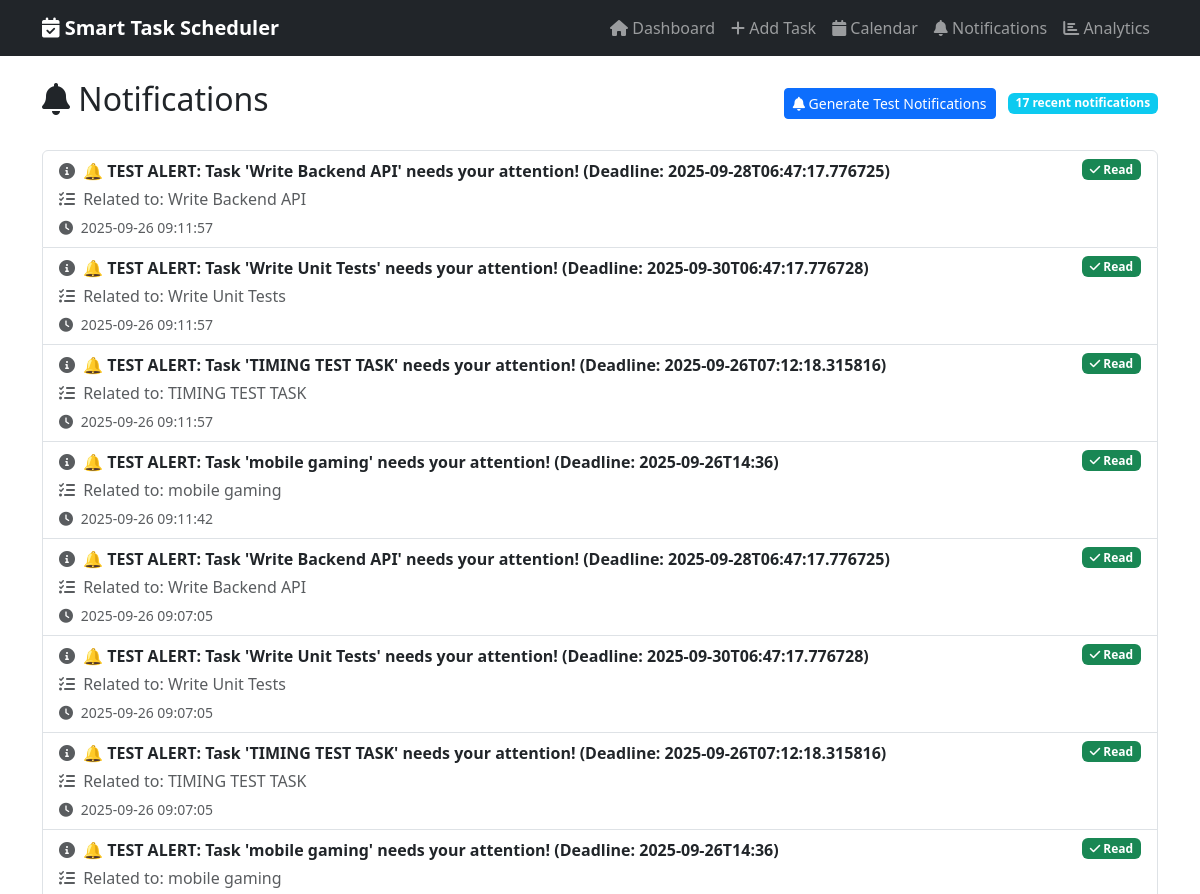
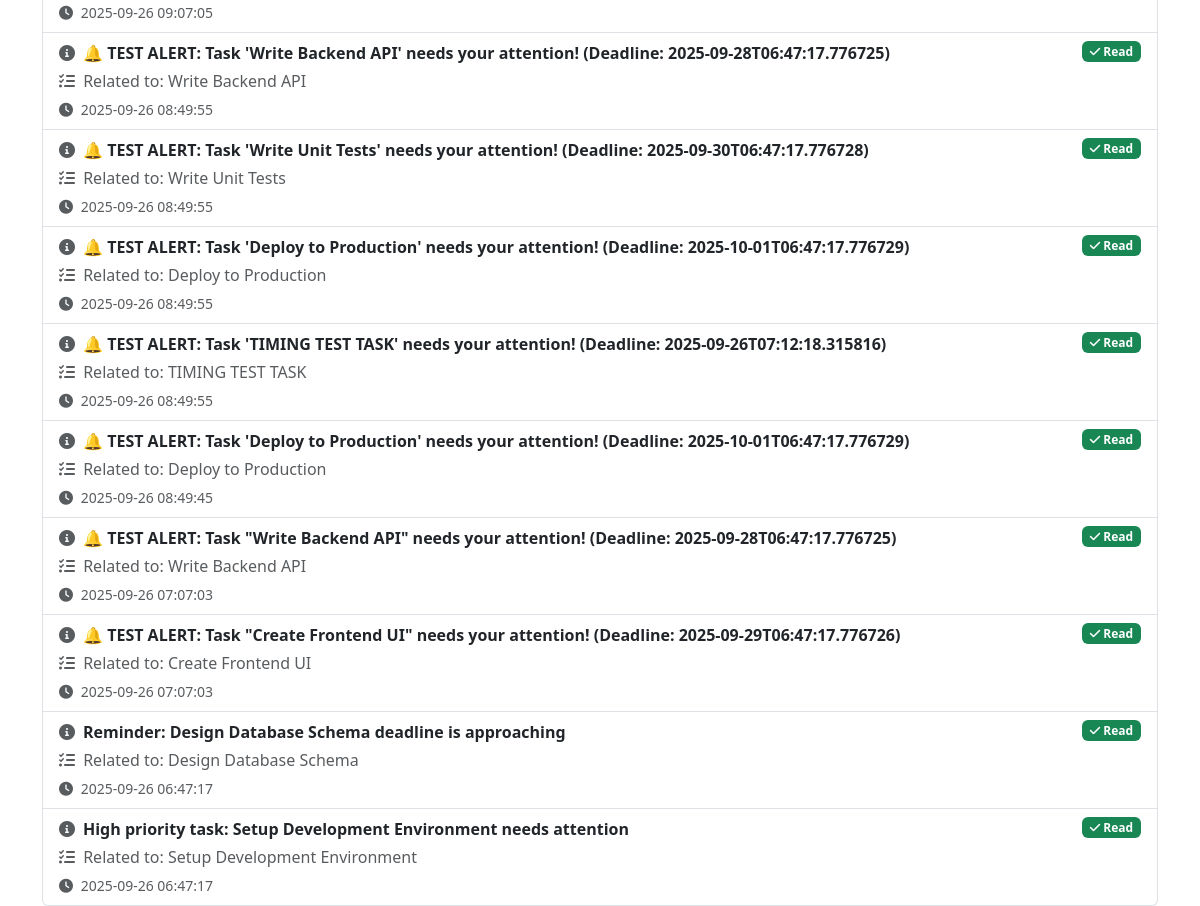
The page /notifications on the database its author committed (2 pictures, top to bottom).
### tables this page shows
CREATE TABLE notifications (
                id INTEGER PRIMARY KEY AUTOINCREMENT,
                task_id INTEGER,
                message TEXT,
                sent_at TEXT DEFAULT CURRENT_TIMESTAMP, read INTEGER DEFAULT 0,
                FOREIGN KEY (task_id) REFERENCES tasks (id)
            );

CREATE TABLE tasks (
                id INTEGER PRIMARY KEY AUTOINCREMENT,
                title TEXT NOT NULL,
                description TEXT,
                priority INTEGER DEFAULT 1,
                deadline TEXT,
                status TEXT DEFAULT 'pending',
                created_at TEXT DEFAULT CURRENT_TIMESTAMP,
                completed_at TEXT,
                estimated_duration INTEGER DEFAULT 60
            );

### app.py (the view)
@app.route('/notifications')
def notifications():
    notifications = task_scheduler.get_recent_notifications(limit=20)
    return render_template('notifications.html', notifications=notifications)

### app.py (called while the page is built)
    def get_recent_notifications(self, limit=10):
        conn = sqlite3.connect('scheduler.db')
        cursor = conn.cursor()
        cursor.execute('''
            SELECT n.id, n.message, n.sent_at, t.title, t.id as task_id, n.read
            FROM notifications n
            LEFT JOIN tasks t ON n.task_id = t.id
            ORDER BY n.sent_at DESC
            LIMIT ?
        ''', (limit,))
        notifications = cursor.fetchall()
        conn.close()
        return [{
            'id': notif[0],
            'message': notif[1],
            'sent_at': notif[2],
            'task_title': notif[3],
            'task_id': notif[4],
            'read': notif[5]
        } for notif in notifications]

### templates/notifications.html (shortened to what this page needs)
{% extends "base.html" %}
{% block content %}
<div class="row">
    <div class="col-12">
        <div class="d-flex justify-content-between align-items-center mb-4">
            <h2><i class="fas fa-bell"></i> Notifications</h2>
            <div>
                <form method="POST" action="{{ url_for('trigger_all_notifications') }}" class="d-inline">
                    <button type="submit" class="btn btn-primary btn-sm me-2">
                        <i class="fas fa-bell"></i> Generate Test Notifications
                    </button>
                </form>
                <span class="badge bg-info">{{ notifications|length }} recent notifications</span>
            </div>
        </div>
        {% if notifications %}
        <div class="list-group">
            {% for notification in notifications %}
            <div class="list-group-item {% if not notification.read %}list-group-item-warning{% endif %}">
                <div class="d-flex w-100 justify-content-between">
                    <div class="flex-grow-1">
                        <div class="d-flex align-items-center mb-1">
                            <i class="fas fa-info-circle me-2 {% if not notification.read %}text-warning{% else %}text-muted{% endif %}"></i>
                            <strong>{{ notification.message }}</strong>
                        </div>
                        {% if notification.task_title %}
                        <p class="mb-1 text-muted">
                            <i class="fas fa-tasks me-1"></i>
                            Related to: {{ notification.task_title }}
                        </p>
                        {% endif %}
                        <small class="text-muted">
                            <i class="fas fa-clock me-1"></i>
                            {{ notification.sent_at }}
                        </small>
                    </div>
                    <div class="d-flex flex-column align-items-end">
                        {% if not notification.read %}
                        <form method="POST" action="{{ url_for('mark_notification_read', notification_id=notification.id) }}" class="mb-2">
                            <button type="submit" class="btn btn-sm btn-outline-success">
                                <i class="fas fa-check"></i> Mark Read
                            </button>
                        </form>
                        {% else %}
                        <span class="badge bg-success"><i class="fas fa-check"></i> Read</span>
                        {% endif %}
                    </div>
                </div>
            </div>
            {% endfor %}
        </div>
        {% endif %}
    </div>
</div>
{% endblock %}

### rows shown on the page
notifications: read 1 (drawn), message "🔔 TEST ALERT: Task 'Write Backend API' needs your attention! (Deadline: 2025-09-28T06:47:17.776725)", task_title "Write Backend API", sent_at "2025-09-26 09:11:57"
notifications: read 1 (drawn), message "🔔 TEST ALERT: Task 'Write Unit Tests' needs your attention! (Deadline: 2025-09-30T06:47:17.776728)", task_title "Write Unit Tests", sent_at "2025-09-26 09:11:57"
notifications: read 1 (drawn), message "🔔 TEST ALERT: Task 'TIMING TEST TASK' needs your attention! (Deadline: 2025-09-26T07:12:18.315816)", task_title "TIMING TEST TASK", sent_at "2025-09-26 09:11:57"
notifications: read 1 (drawn), message "🔔 TEST ALERT: Task 'mobile gaming' needs your attention! (Deadline: 2025-09-26T14:36)", task_title "mobile gaming", sent_at "2025-09-26 09:11:42"
notifications: read 1 (drawn), message "🔔 TEST ALERT: Task 'Write Backend API' needs your attention! (Deadline: 2025-09-28T06:47:17.776725)", task_title "Write Backend API", sent_at "2025-09-26 09:07:05"
notifications: read 1 (drawn), message "🔔 TEST ALERT: Task 'Write Unit Tests' needs your attention! (Deadline: 2025-09-30T06:47:17.776728)", task_title "Write Unit Tests", sent_at "2025-09-26 09:07:05"
notifications: read 1 (drawn), message "🔔 TEST ALERT: Task 'TIMING TEST TASK' needs your attention! (Deadline: 2025-09-26T07:12:18.315816)", task_title "TIMING TEST TASK", sent_at "2025-09-26 09:07:05"
notifications: read 1 (drawn), message "🔔 TEST ALERT: Task 'mobile gaming' needs your attention! (Deadline: 2025-09-26T14:36)", task_title "mobile gaming", sent_at "2025-09-26 09:07:05"
notifications: read 1 (drawn), message "🔔 TEST ALERT: Task 'Write Backend API' needs your attention! (Deadline: 2025-09-28T06:47:17.776725)", task_title "Write Backend API", sent_at "2025-09-26 08:49:55"
notifications: read 1 (drawn), message "🔔 TEST ALERT: Task 'Write Unit Tests' needs your attention! (Deadline: 2025-09-30T06:47:17.776728)", task_title "Write Unit Tests", sent_at "2025-09-26 08:49:55"
notifications: read 1 (drawn), message "🔔 TEST ALERT: Task 'Deploy to Production' needs your attention! (Deadline: 2025-10-01T06:47:17.776729)", task_title "Deploy to Production", sent_at "2025-09-26 08:49:55"
notifications: read 1 (drawn), message "🔔 TEST ALERT: Task 'TIMING TEST TASK' needs your attention! (Deadline: 2025-09-26T07:12:18.315816)", task_title "TIMING TEST TASK", sent_at "2025-09-26 08:49:55"
notifications: read 1 (drawn), message "🔔 TEST ALERT: Task 'Deploy to Production' needs your attention! (Deadline: 2025-10-01T06:47:17.776729)", task_title "Deploy to Production", sent_at "2025-09-26 08:49:45"
notifications: read 1 (drawn), message "🔔 TEST ALERT: Task \"Write Backend API\" needs your attention! (Deadline: 2025-09-28T06:47:17.776725)", task_title "Write Backend API", sent_at "2025-09-26 07:07:03"
notifications: read 1 (drawn), message "🔔 TEST ALERT: Task \"Create Frontend UI\" needs your attention! (Deadline: 2025-09-29T06:47:17.776726)", task_title "Create Frontend UI", sent_at "2025-09-26 07:07:03"
notifications: read 1 (drawn), message "Reminder: Design Database Schema deadline is approaching", task_title "Design Database Schema", sent_at "2025-09-26 06:47:17"
notifications: read 1 (drawn), message "High priority task: Setup Development Environment needs attention", task_title "Setup Development Environment", sent_at "2025-09-26 06:47:17"

### other values the page prints
{{ notifications|length }} "17"
